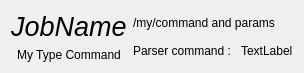
<?xml version="1.0" encoding="UTF-8"?>
<ui version="4.0">
 <class>ConsoleJobDisplay</class>
 <widget class="QWidget" name="ConsoleJobDisplay">
  <property name="geometry">
   <rect>
    <x>0</x>
    <y>0</y>
    <width>284</width>
    <height>72</height>
   </rect>
  </property>
  <property name="windowTitle">
   <string>Form</string>
  </property>
  <layout class="QHBoxLayout" name="horizontalLayout_2">
   <item>
    <layout class="QVBoxLayout" name="verticalLayout">
     <item>
      <widget class="QLabel" name="nameLabel">
       <property name="font">
        <font>
         <pointsize>20</pointsize>
         <italic>true</italic>
        </font>
       </property>
       <property name="text">
        <string>JobName</string>
       </property>
       <property name="alignment">
        <set>Qt::AlignLeading|Qt::AlignLeft|Qt::AlignVCenter</set>
       </property>
      </widget>
     </item>
     <item>
      <widget class="QLabel" name="typeLabel">
       <property name="text">
        <string>My Type Command</string>
       </property>
       <property name="alignment">
        <set>Qt::AlignCenter</set>
       </property>
      </widget>
     </item>
    </layout>
   </item>
   <item>
    <layout class="QVBoxLayout" name="verticalLayout_2">
     <item>
      <widget class="QLabel" name="commandLabel">
       <property name="text">
        <string>/my/command and params</string>
       </property>
      </widget>
     </item>
     <item>
      <layout class="QHBoxLayout" name="horizontalLayout">
       <item>
        <widget class="QLabel" name="parserLabel">
         <property name="text">
          <string>Parser command : </string>
         </property>
        </widget>
       </item>
       <item>
        <widget class="QLabel" name="parserValueLabel">
         <property name="text">
          <string>TextLabel</string>
         </property>
        </widget>
       </item>
      </layout>
     </item>
    </layout>
   </item>
  </layout>
 </widget>
 <resources/>
 <connections/>
</ui>
